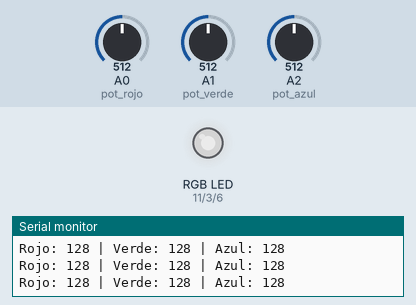
Bench run of a sketch on a simulated Arduino Uno, built with avr-gcc and run on an emulated ATmega328P. Parts: an RGB LED mixed from three pins (HIGH = lit), the last lines printed to the serial monitor. The test bench sets the inputs (shaded band); at power-on: A0 (pot_rojo) = 512, A1 (pot_verde) = 512, A2 (pot_azul) = 512. Dim RGB values are drawn brighter than linear.

Above: at 1.2 s.
1.3 s: A0 (pot_rojo) set to 716
At 1.6 s:
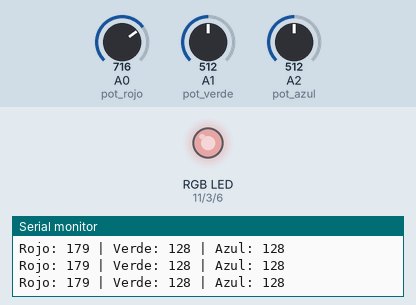
2.8 s: A1 (pot_verde) set to 716
At 3.3 s:
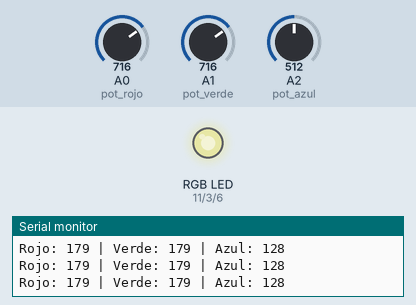
4.3 s: A2 (pot_azul) set to 410
At 5.0 s:
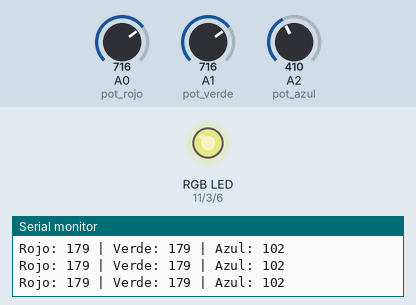
7.3 s: A2 (pot_azul) set to 392
At 8.4 s:
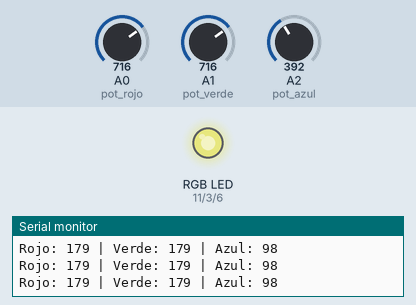
8.8 s: A0 (pot_rojo) set to 900
At 10.0 s:
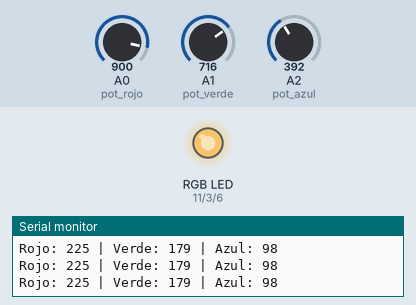
10.3 s: A1 (pot_verde) set to 900
At 11.7 s:
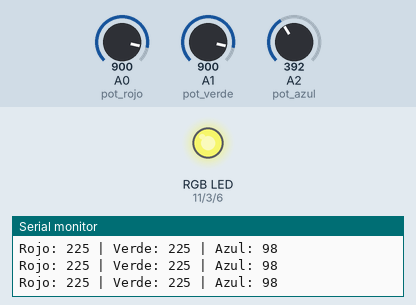
Timing chart, 0 to 12.8 s (numbered marks = the images above; inputs shaded):
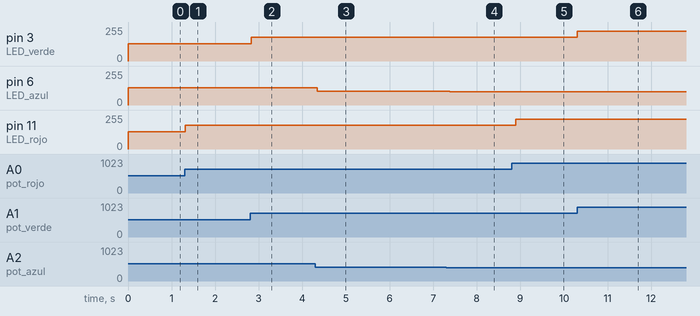

Measured:
- after the input at 1.3 s, pin 11 (LED_rojo): 128/255 → 179/255 at once
- after the input at 2.8 s, pin 3 (LED_verde): 128/255 → 179/255 at once
- after the input at 4.3 s, pin 6 (LED_azul): 128/255 → 102/255 at once
- after the input at 7.3 s, pin 6 (LED_azul): 102/255 → 98/255 after 0.08 s
- after the input at 8.8 s, pin 11 (LED_rojo): 179/255 → 225/255 after 0.09 s
- after the input at 10.3 s, pin 3 (LED_verde): 179/255 → 225/255 at once

The sketch:

practica5.ino
```cpp
// Control de un LED RGB de catodo comun
// mediante 3 potenciometros

const int LED_rojo = 11;
const int LED_verde = 3;
const int LED_azul = 6;

const int pot_rojo = 0;
const int pot_verde = 1;
const int pot_azul = 2;

int brillo_rojo;
int brillo_verde;
int brillo_azul;

void setup() {
  Serial.begin(9600);

  pinMode(LED_rojo, OUTPUT);
  pinMode(LED_verde, OUTPUT);
  pinMode(LED_azul, OUTPUT);
}

void loop() {
  brillo_rojo = analogRead(pot_rojo) / 4;
  brillo_verde = analogRead(pot_verde) / 4;
  brillo_azul = analogRead(pot_azul) / 4;

  analogWrite(LED_rojo, brillo_rojo);
  analogWrite(LED_verde, brillo_verde);
  analogWrite(LED_azul, brillo_azul);

  Serial.print("Rojo: ");
  Serial.print(brillo_rojo);

  Serial.print(" | Verde: ");
  Serial.print(brillo_verde);

  Serial.print(" | Azul: ");
  Serial.println(brillo_azul);

  delay(100);
}
```
